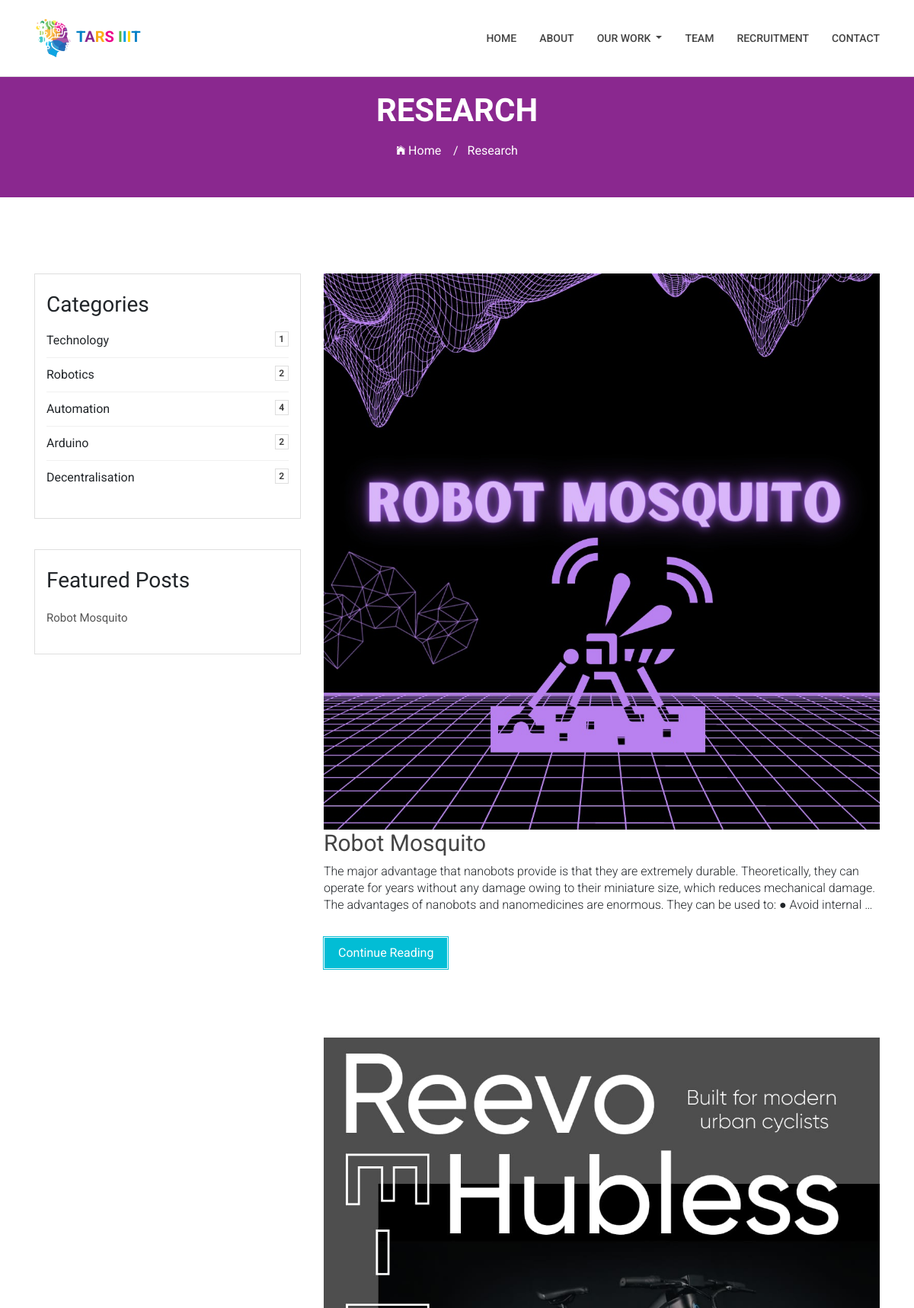
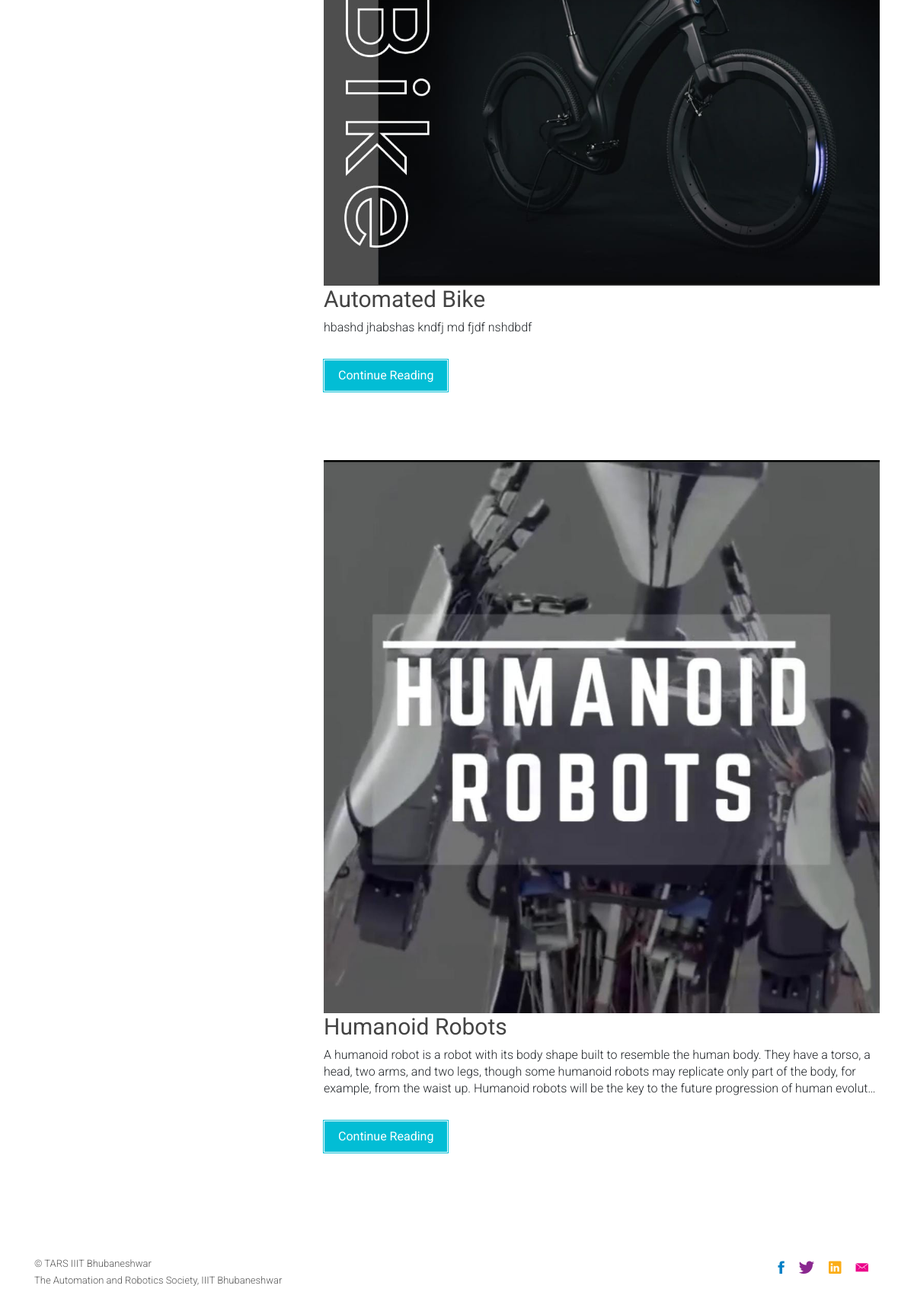
Screenshot of /research/ with the database file from the repository (2 pictures, top to bottom).
### research/models.py (models this page shows, shortened)
class Research(models.Model):
    sno = models.AutoField(primary_key = True)
    title = models.CharField(max_length = 300)
    slug = models.CharField(max_length=350, default="nothing-yet")
    is_featured = models.BooleanField(default=False)
    desc = models.TextField()
    img = models.ImageField(upload_to = 'media')
    class Meta:
        verbose_name_plural = "Research"

### research/views.py (the view)
# urls.py: path('', views.researchhome, name = "researchhome"),
def researchhome(request):
    featuredresearch = Research.objects.filter(is_featured = True)
    research = Research.objects.all()
    context = {'research' : research, 'fresearch':featuredresearch}
    return render(request,  'research.html', context)

### templates/research.html
{% extends 'base.html' %}
{% block body %}
        <section class="global-page-header">
            <div class="container">
                <div class="row">
                    <div class="col-md-12">
                        <div class="block">
                            <h2>Research</h2>
                            <ol class="breadcrumb list-inline text-center">
                                <li class="list-inline-item">
                                    <a href="/">
                                        <i class="ion-ios-home"></i>
                                        Home  &nbsp; &nbsp;/
                                    </a>
                                </li>
                                <li class="active list-inline-item">Research
                                </li>
                            </ol>
                        </div>
                    </div>
                </div>
            </div>
        </section>
<section id="blog-full-width">
    <div class="container">
        <div class="row">
            <div class="col-md-4">
                <div class="sidebar">
                        <div class="categories widget">
                            <h3 class="widget-head">Categories</h3>
                            <ul>
                                <li>
                                    Technology <span class="badge">1</span>
                                </li>
                                <li>
                                    Robotics <span class="badge">2</span>
                                </li>
                                <li>
                                    Automation <span class="badge">4</span>
                                </li>
                                <li>
                                    Arduino <span class="badge">2</span>
                                </li>
                                <li>
                                    Decentralisation <span class="badge">2</span>
                                </li>
                            </ul>
                        </div>
                        <div class="recent-post widget">
                            <h3>Featured Posts</h3>
                            <ul>
                                {% for f  in fresearch %}
                                <li>
                                    <a href="/research/{{f.slug}}">{{f.title}}</a><br>
                                </li>
                                {% endfor %}
                            </ul>
                        </div>
                    </div>
                </div>
                <div class="col-md-8">
                    {% for r in research %}
                    <article class="wow fadeInDown" data-wow-delay=".3s" data-wow-duration="500ms">
                        <div class="blog-post-image">
                            <a href="/research/{{r.slug}}"><img class="img-fluid" src="/media/{{r.img}}" alt="" /></a>
                        </div>
                        <div class="blog-content">
                            <h2 class="blogpost-title">
                            <a href="/research/{{r.slug}}">{{r.title}}</a>
                            </h2>
                            <p>{{r.desc | truncatechars:305 | safe}}
                            </p>
                            <a href="/research/{{r.slug}}" class="btn btn-dafault btn-details hvr-bounce-to-right">Continue Reading</a>
                        </div>
                    </article>
                    {% endfor %}
                </div>
            </div>
        </div>
</section>
            {% endblock body %}

### static/css/style.css (style rules this page uses)
body { font-family: "Roboto", sans-serif; }
h1, h2, h3, h4, h5, h6 { font-family: "Roboto Condensed", sans-serif; }
h2 { font-size: 26px; }
p { font-family: "Roboto", sans-serif; line-height: 22px; font-size: 16px; font-weight: 300; }
body { background: #ffffff; }
ul { padding-left: 0; }
ul li { list-style: none; }
.global-page-header { background-attachment: fixed; background-size: cover; padding: 120px 0 25px 0; position: relative; background: rgba(138, 40, 143, 242); color: #fff; }
.global-page-header h2 { font-size: 42px; font-weight: bold; color: #fff; text-transform: uppercase; }
.global-page-header .breadcrumb { background: none; font-size: 16px; padding: 8px 0; display: block; }
.global-page-header .breadcrumb .active, .global-page-header .breadcrumb li a { color: #fff; }
.global-page-header .block { position: relative; z-index: 9; text-align: center; }
#blog-full-width { padding: 40px 0 80px; }
article { padding: 30px 0; }
.blog-content h2 { font-family: 'Roboto', sans-serif; }
.blog-content h2 a { color: #444; font-weight: 400; font-size: 30px; }
.blog-content .btn-details { color: #02bdd5; padding: 0; background: #02bdd5; color: #fff; padding: 8px 18px; border-radius: 0; margin-top: 15px; border: 1px solid #fff; box-shadow: 0px 0px 0px 1px #02bdd5; }
.blog-post-image { margin-top: 30px; }
.sidebar { padding-top: 60px; }
.sidebar .widget { margin-bottom: 40px; padding: 15px; border: 1px solid #dedede; }
.sidebar .widget h3 { margin-top: 8px; }
.sidebar .categories ul li { border-bottom: 1px solid #f0f0f0; padding: 10px 0; list-style: none; }
.sidebar .categories ul li span.badge { float: right; background: transparent; color: #444; border: 1px solid #dedede; border-radius: 0; }
.sidebar .categories ul li:last-child { border-bottom: none; }
.sidebar .recent-post ul li { margin: 20px 0; }
.sidebar .recent-post ul li a { color: #555; font-size: 15px; }

### rows the page displays
Research: title "Robot Mosquito", img (picture), desc "The major advantage that nanobots provide is that they are extremely durable. Theoretically, they can operate for years without any damage owing to their miniature size, which reduces mechanical damage. The advantages of nanobots and nanomedicines are enormous. They can be used to: ● Avoid internal …"
Research: img (picture), title "Automated Bike", desc "hbashd jhabshas kndfj md fjdf nshdbdf"
Research: img (picture), title "Humanoid Robots", desc "A humanoid robot is a robot with its body shape built to resemble the human body. They have a torso, a head, two arms, and two legs, though some humanoid robots may replicate only part of the body, for example, from the waist up. Humanoid robots will be the key to the future progression of human evolut…"
